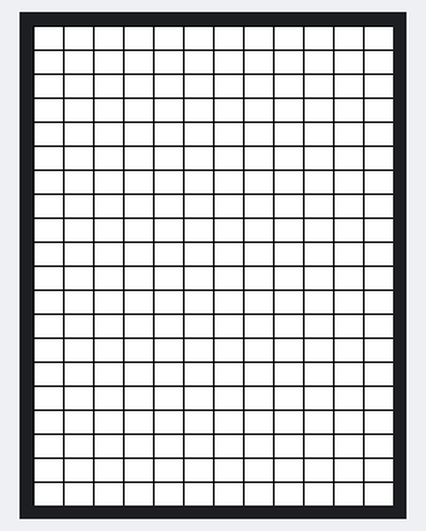
A sketch run on a simulated Arduino Uno, built with avr-gcc and run on an emulated ATmega328P. Shown: 240×320 colour display.

Above: at 0.3 s.

The sketch:

Ej12_linegrid.ino
```cpp
#include <SPFD5408_Adafruit_GFX.h>    // Core graphics library
#include <SPFD5408_Adafruit_TFTLCD.h> // Hardware-specific library

//Arduino UNO Pin Definition
#define LCD_CS A3 // Chip Select goes to Analog 3
#define LCD_CD A2 // Command/Data goes to Analog 2
#define LCD_WR A1 // LCD Write goes to Analog 1
#define LCD_RD A0 // LCD Read goes to Analog 0
#define LCD_RESET A4 // Can alternately just connect to Arduino's reset pin

// Assign human-readable names to some common 16-bit color values:
#define  BLACK   0x0000
#define BLUE    0x001F
#define RED     0xF800
#define GREEN   0x07E0
#define CYAN    0x07FF
#define MAGENTA 0xF81F
#define YELLOW  0xFFE0
#define WHITE   0xFFFF

//Declaracion objeto TFT
Adafruit_TFTLCD tft(LCD_CS, LCD_CD, LCD_WR, LCD_RD, LCD_RESET);

int width, height;

void setup() {
  Serial.begin(9600);
  tft.begin(0x9341); // SDFP5408

  tft.setRotation(0);
  tft.fillScreen(WHITE);

  width = tft.width();
  height = tft.height();

  //Una linea recta requiere de 4 parametros. Posicion inicial, longitud y color
  // Posicion en X --> Direccion horizontal (De izquierda a derecha)
  // Posicion en Y --> Direccion vertical (De arriba a abajo)
  // Longitud --> Distancia en pixeles
  // Color --> En hexadecimal

  // Hay que crear una malla con un numero de filas y columnas definido con las funciones drawFastHLine y drawFastVLine

  // Numero de filas 20 y numero de columnas 12

  int rows = 20;
  int columns = 12;

  //La relacion de separacion de columnas se define como la separacion de anchura entre columna y columna
  //La relacion de separacion de filas se define como la separacion de altura entre fila y fila
  int w = width/columns;
  int h = height/rows;

  //Dibujar las lineas horizontales
  for (int i; i <rows; i++){
    tft.drawFastHLine(0, i*h, width, BLACK);
  }

  //Dibujar las lineas horizontales
  for (int i; i <columns; i++){
    tft.drawFastVLine( i*w, 0, height, BLACK);
  }
}

void loop() {

}
```
